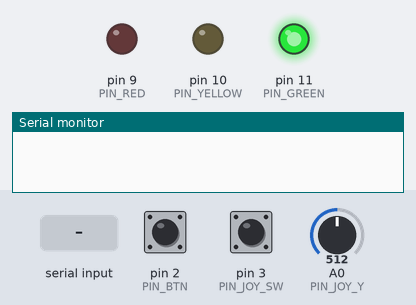
Bench run of a sketch on a simulated Arduino Uno, built with avr-gcc and run on an emulated ATmega328P. On the bench: output pins drawn as LEDs (lit = HIGH), the last lines printed to the serial monitor. The test bench sets the inputs (shaded band); at power-on: A0 (PIN_JOY_Y) = 512, pin 2 (PIN_BTN) HIGH, pin 3 (PIN_JOY_SW) HIGH.

Above: at 1.9 s.
2.0 s: "O" received over Serial
At 2.6 s:
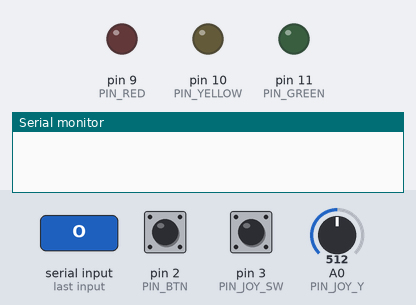
3.5 s: A0 (PIN_JOY_Y) set to 782
5.0 s: A0 (PIN_JOY_Y) set to 810
8.5 s: "R" received over Serial
At 8.8 s:
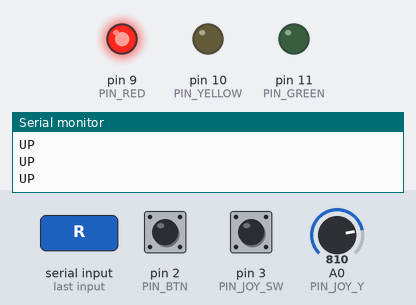
10.0 s: "Y" received over Serial
At 11.1 s:
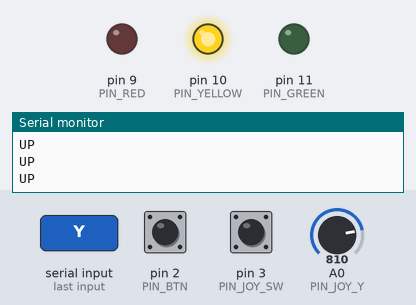
Timing chart, 0 to 12.5 s (numbered marks = the images above; inputs shaded):
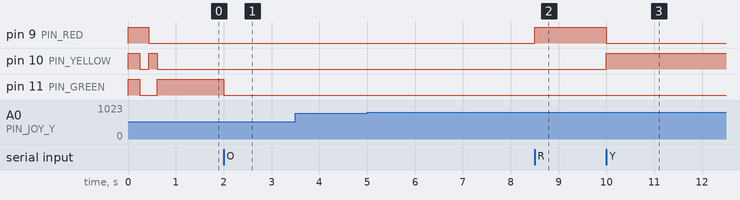

The sketch:

agentic_ai_controller.ino
```cpp
// Agentic AI Controller — Arduino Uno firmware
//
// Wiring (all resistors = 220 ohm for LEDs):
//   Pin  9 -> Red LED anode     -> 220R -> GND   (BUSY)
//   Pin 10 -> Yellow LED anode  -> 220R -> GND   (PERMISSION)
//   Pin 11 -> Green LED anode   -> 220R -> GND   (READY)
//   Pin  2 <- Approve button    -> GND           (INPUT_PULLUP, active-low)
//   Pin  3 <- Joystick SW       -> GND           (INPUT_PULLUP, acts as 2nd approve)
//   A0    <- Joystick VRy                        (Y axis for up/down)
//   Joystick 5V -> 5V, Joystick GND -> GND
//   (VRx is unused; leave disconnected or wire to A1 if you want to extend later.)
//
// Serial protocol @ 9600 baud:
//   Host -> Arduino (single chars):
//     'R' red on (busy)
//     'Y' yellow on (permission)
//     'G' green on (ready)
//     'O' all off
//     'T' boot test — cycle all LEDs once
//   Arduino -> Host (newline-terminated):
//     "BTN"  approve button pressed (debounced, edge)
//     "UP"   joystick pushed up (with auto-repeat while held)
//     "DN"   joystick pushed down

const int PIN_RED     = 9;
const int PIN_YELLOW  = 10;
const int PIN_GREEN   = 11;
const int PIN_BTN     = 2;
const int PIN_JOY_SW  = 3;
const int PIN_JOY_Y   = A0;

const int JOY_UP_THRESHOLD = 800;
const int JOY_DN_THRESHOLD = 200;
const int JOY_CENTER_LO    = 400;
const int JOY_CENTER_HI    = 600;

const unsigned long DEBOUNCE_MS   = 40;
const unsigned long JOY_REPEAT_MS = 220;

int lastBtn = HIGH;
int lastSw  = HIGH;
unsigned long lastBtnChange = 0;
unsigned long lastSwChange  = 0;

bool joyCentered = true;
unsigned long lastJoyFire = 0;

void setLeds(bool r, bool y, bool g) {
  digitalWrite(PIN_RED,    r ? HIGH : LOW);
  digitalWrite(PIN_YELLOW, y ? HIGH : LOW);
  digitalWrite(PIN_GREEN,  g ? HIGH : LOW);
}

void setup() {
  pinMode(PIN_RED,    OUTPUT);
  pinMode(PIN_YELLOW, OUTPUT);
  pinMode(PIN_GREEN,  OUTPUT);
  pinMode(PIN_BTN,    INPUT_PULLUP);
  pinMode(PIN_JOY_SW, INPUT_PULLUP);

  Serial.begin(9600);

  // Boot self-test so you can see all 3 LEDs work on power-up.
  setLeds(true, true, true);  delay(250);
  setLeds(true, false, false); delay(180);
  setLeds(false, true, false); delay(180);
  setLeds(false, false, true); delay(180);
  setLeds(false, false, false);
  // Default state = idle/ready (green).
  setLeds(false, false, true);
}

void handleSerial() {
  while (Serial.available()) {
    char c = Serial.read();
    switch (c) {
      case 'R': setLeds(true, false, false); break;
      case 'Y': setLeds(false, true, false); break;
      case 'G': setLeds(false, false, true); break;
      case 'O': setLeds(false, false, false); break;
      case 'T':
        setLeds(true, false, false);  delay(180);
        setLeds(false, true, false);  delay(180);
        setLeds(false, false, true);  delay(180);
        break;
      default: break;  // ignore \n, \r, spaces, unknown chars
    }
  }
}

void handleButtons() {
  unsigned long now = millis();

  int v = digitalRead(PIN_BTN);
  if (v != lastBtn && now - lastBtnChange > DEBOUNCE_MS) {
    lastBtnChange = now;
    if (v == LOW) Serial.println("BTN");
    lastBtn = v;
  }

  int sw = digitalRead(PIN_JOY_SW);
  if (sw != lastSw && now - lastSwChange > DEBOUNCE_MS) {
    lastSwChange = now;
    if (sw == LOW) Serial.println("BTN");  // joystick press = approve too
    lastSw = sw;
  }
}

void handleJoystick() {
  int y = analogRead(PIN_JOY_Y);
  unsigned long now = millis();

  if (y > JOY_CENTER_LO && y < JOY_CENTER_HI) {
    joyCentered = true;
    return;
  }

  bool canFire = joyCentered || (now - lastJoyFire > JOY_REPEAT_MS);
  if (!canFire) return;

  if (y >= JOY_UP_THRESHOLD) {
    Serial.println("UP");
    lastJoyFire = now;
    joyCentered = false;
  } else if (y <= JOY_DN_THRESHOLD) {
    Serial.println("DN");
    lastJoyFire = now;
    joyCentered = false;
  }
}

void loop() {
  handleSerial();
  handleButtons();
  handleJoystick();
}
```

Measured:
- after the input at 2.0 s, pin 11 (PIN_GREEN): HIGH → LOW at once
- after the input at 3.5 s, every drawn part: stays the same
- after the input at 8.5 s, pin 9 (PIN_RED): LOW → HIGH at once
- after the input at 10.0 s, pin 9 (PIN_RED): HIGH → LOW at once; pin 10 (PIN_YELLOW): LOW → HIGH at once
